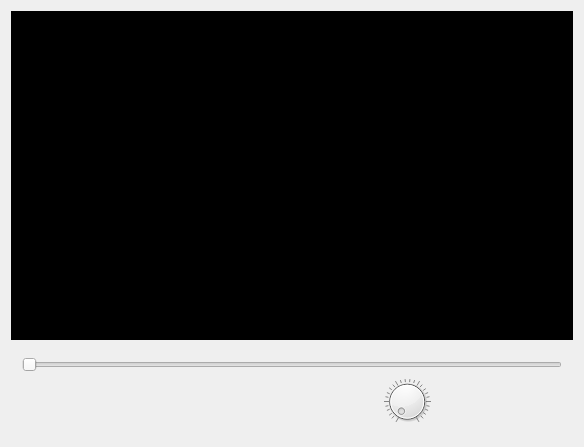
<?xml version="1.0" encoding="UTF-8"?>
<ui version="4.0">
 <class>Widget</class>
 <widget class="QWidget" name="Widget">
  <property name="geometry">
   <rect>
    <x>0</x>
    <y>0</y>
    <width>584</width>
    <height>447</height>
   </rect>
  </property>
  <property name="windowTitle">
   <string>播放器</string>
  </property>
  <layout class="QGridLayout" name="gridLayout_3">
   <item row="0" column="0">
    <layout class="QGridLayout" name="gridLayout">
     <item row="0" column="0">
      <widget class="QLabel" name="lbl_show">
       <property name="minimumSize">
        <size>
         <width>0</width>
         <height>200</height>
        </size>
       </property>
       <property name="styleSheet">
        <string notr="true">background-color: rgb(0,0,0);</string>
       </property>
       <property name="text">
        <string/>
       </property>
      </widget>
     </item>
    </layout>
   </item>
   <item row="1" column="0">
    <widget class="QWidget" name="widget" native="true">
     <property name="maximumSize">
      <size>
       <width>16777215</width>
       <height>90</height>
      </size>
     </property>
     <layout class="QGridLayout" name="gridLayout_2">
      <item row="0" column="0">
       <widget class="QSlider" name="horizontalSlider">
        <property name="focusPolicy">
         <enum>Qt::NoFocus</enum>
        </property>
        <property name="orientation">
         <enum>Qt::Horizontal</enum>
        </property>
       </widget>
      </item>
      <item row="1" column="0">
       <layout class="QHBoxLayout" name="horizontalLayout">
        <item>
         <spacer name="horizontalSpacer_2">
          <property name="orientation">
           <enum>Qt::Horizontal</enum>
          </property>
          <property name="sizeHint" stdset="0">
           <size>
            <width>40</width>
            <height>20</height>
           </size>
          </property>
         </spacer>
        </item>
        <item>
         <widget class="QPushButton" name="btn_open">
          <property name="focusPolicy">
           <enum>Qt::NoFocus</enum>
          </property>
          <property name="text">
           <string/>
          </property>
          <property name="icon">
           <iconset resource="res.qrc">
            <normaloff>:/new/prefix1/images/open3.png</normaloff>:/new/prefix1/images/open3.png</iconset>
          </property>
          <property name="iconSize">
           <size>
            <width>50</width>
            <height>50</height>
           </size>
          </property>
          <property name="flat">
           <bool>true</bool>
          </property>
         </widget>
        </item>
        <item>
         <widget class="QPushButton" name="btn_previous">
          <property name="focusPolicy">
           <enum>Qt::NoFocus</enum>
          </property>
          <property name="text">
           <string/>
          </property>
          <property name="icon">
           <iconset resource="res.qrc">
            <normaloff>:/new/prefix1/images/previous.png</normaloff>:/new/prefix1/images/previous.png</iconset>
          </property>
          <property name="iconSize">
           <size>
            <width>50</width>
            <height>50</height>
           </size>
          </property>
          <property name="flat">
           <bool>true</bool>
          </property>
         </widget>
        </item>
        <item>
         <widget class="QPushButton" name="btn_play">
          <property name="focusPolicy">
           <enum>Qt::NoFocus</enum>
          </property>
          <property name="text">
           <string/>
          </property>
          <property name="icon">
           <iconset resource="res.qrc">
            <normaloff>:/new/prefix1/images/play.png</normaloff>:/new/prefix1/images/play.png</iconset>
          </property>
          <property name="iconSize">
           <size>
            <width>50</width>
            <height>50</height>
           </size>
          </property>
          <property name="flat">
           <bool>true</bool>
          </property>
         </widget>
        </item>
        <item>
         <widget class="QPushButton" name="btn_next">
          <property name="focusPolicy">
           <enum>Qt::NoFocus</enum>
          </property>
          <property name="text">
           <string/>
          </property>
          <property name="icon">
           <iconset resource="res.qrc">
            <normaloff>:/new/prefix1/images/next.png</normaloff>:/new/prefix1/images/next.png</iconset>
          </property>
          <property name="iconSize">
           <size>
            <width>50</width>
            <height>50</height>
           </size>
          </property>
          <property name="flat">
           <bool>true</bool>
          </property>
         </widget>
        </item>
        <item>
         <widget class="QPushButton" name="btn_voice">
          <property name="text">
           <string/>
          </property>
          <property name="icon">
           <iconset resource="res.qrc">
            <normaloff>:/new/prefix1/images/voice.png</normaloff>:/new/prefix1/images/voice.png</iconset>
          </property>
          <property name="iconSize">
           <size>
            <width>50</width>
            <height>50</height>
           </size>
          </property>
          <property name="flat">
           <bool>true</bool>
          </property>
         </widget>
        </item>
        <item>
         <widget class="QDial" name="dial">
          <property name="maximumSize">
           <size>
            <width>80</width>
            <height>80</height>
           </size>
          </property>
          <property name="focusPolicy">
           <enum>Qt::NoFocus</enum>
          </property>
          <property name="maximum">
           <number>100</number>
          </property>
          <property name="notchesVisible">
           <bool>true</bool>
          </property>
         </widget>
        </item>
        <item>
         <spacer name="horizontalSpacer">
          <property name="orientation">
           <enum>Qt::Horizontal</enum>
          </property>
          <property name="sizeHint" stdset="0">
           <size>
            <width>40</width>
            <height>20</height>
           </size>
          </property>
         </spacer>
        </item>
       </layout>
      </item>
     </layout>
    </widget>
   </item>
  </layout>
 </widget>
 <layoutdefault spacing="6" margin="11"/>
 <resources>
  <include location="res.qrc"/>
 </resources>
 <connections/>
</ui>
